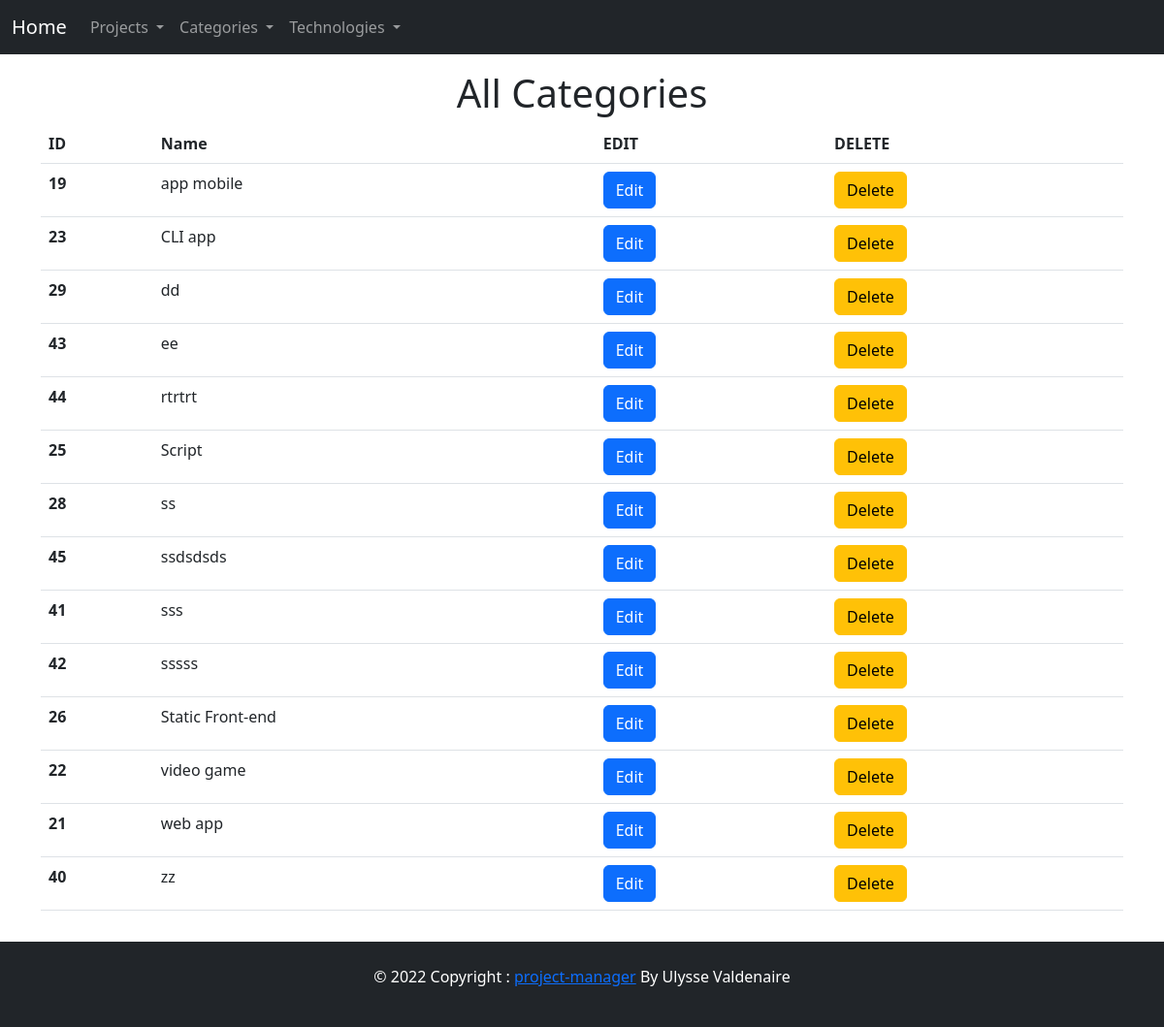
The page /categories on the database as committed earlier.
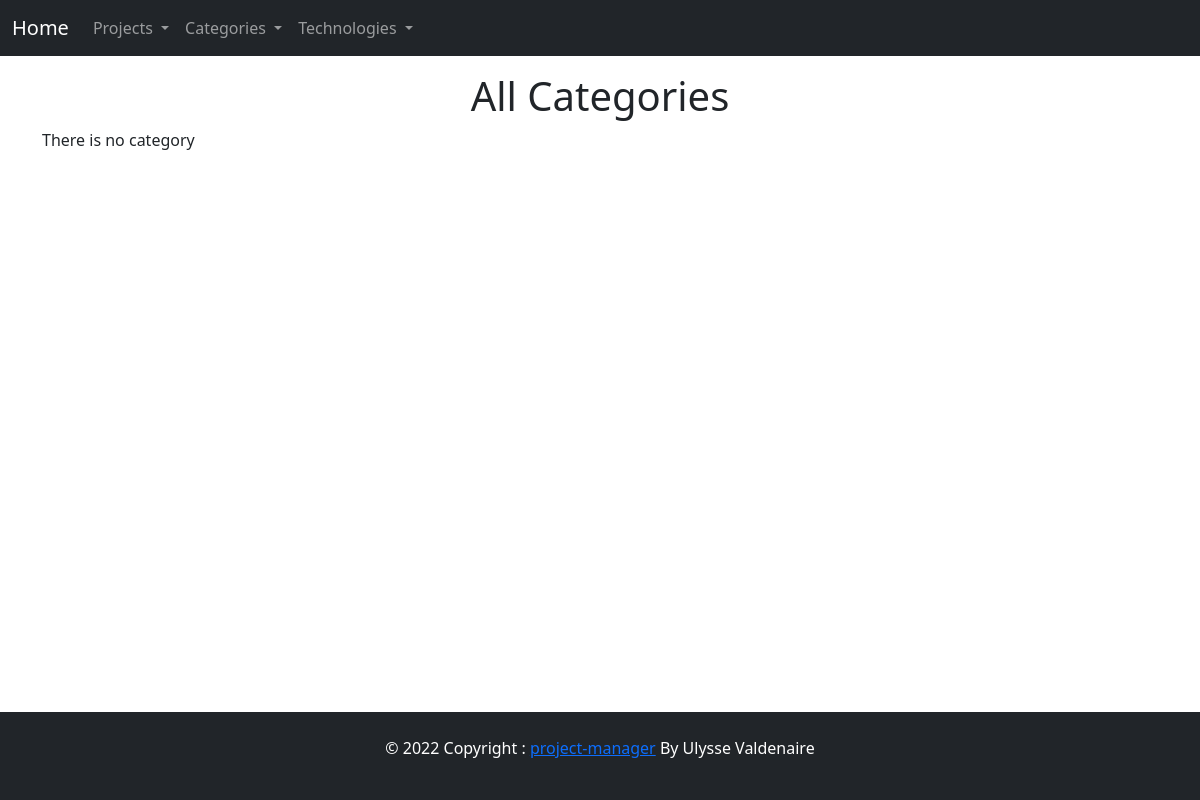
The same page on the database as committed later.
### tables this page shows
CREATE TABLE IF NOT EXISTS `categories` (
  `id_category` int(11) NOT NULL AUTO_INCREMENT,
  `name` varchar(50) DEFAULT NULL,
  PRIMARY KEY (`id_category`) USING BTREE,
  UNIQUE KEY `name` (`name`) USING BTREE
);

### App/Core/Render.php (called while the page is built, shortened)
<?php
class Render
{
    private string $viewPath;
    public function __construct(string $viewPath, ?array $args = [])
    {
        $this->viewPath = $viewPath;
    }
    public function view(): string
    {
        require BASE_VIEW_PATH . 'layouts\header.php';
        require BASE_VIEW_PATH . $this->viewPath . '.php';
        require BASE_VIEW_PATH . 'layouts\footer.php';
        return ob_get_clean();
    }
    public function __toString(): string
    {
        return $this->view();
    }
}

### public/index.php (called while the page is built, shortened)
<?php
$router = new Router();
$router->get('/', ['App\Controllers\ProjectController', 'index']);
$router->get('/projects', ['App\Controllers\ProjectController', 'index']);
$router->get('/projects/details', ['App\Controllers\ProjectController', 'details']);
$router->get('/projects/create', ['App\Controllers\ProjectController', 'create']);
$router->post('/projects/create', ['App\Controllers\ProjectController', 'create']);
$router->get('/projects/in-progress', ['App\Controllers\ProjectController', 'getProjectsInProgress']);
$router->get('/projects/portfolio', ['App\Controllers\ProjectController', 'getProjectsPortfolio']);
$router->get('/projects/commit-portfolio', ['App\Controllers\ProjectController', 'commitPortfolio']);
$router->get('/projects/edit', ['App\Controllers\ProjectController', 'edit']);
$router->post('/projects/edit', ['App\Controllers\ProjectController', 'edit']);
$router->post('/projects/delete', ['App\Controllers\ProjectController', 'delete']);
$router->get('/api/projects/all', ['App\Controllers\ProjectController', 'apiGetAllProjects']);
$router->get('/api/projects/category', ['App\Controllers\ProjectController', 'apiGetProjectsByCategory']);
$router->get('/api/projects/status', ['App\Controllers\ProjectController', 'apiGetProjectsByStatus']);
$router->get('/api/projects/single-project', ['App\Controllers\ProjectController', 'getSingleProjectJSON']);
$router->post('/api/projects/edit', ['App\Controllers\ProjectController', 'apiEdit']);
$router->get('/categories', ['App\Controllers\CategoryController', 'index']);
$router->get('/categories/index', ['App\Controllers\CategoryController', 'index']);
$router->get('/categories/create', ['App\Controllers\CategoryController', 'create']);
$router->post('/categories/create', ['App\Controllers\CategoryController', 'create']);
$router->get('/categories/edit', ['App\Controllers\CategoryController', 'edit']);
$router->post('/categories/edit', ['App\Controllers\CategoryController', 'edit']);
$router->post('/categories/delete', ['App\Controllers\CategoryController', 'delete']);
$router->get('/techs', ['App\Controllers\TechController', 'index']);
$router->get('/techs/all', ['App\Controllers\TechController', 'index']);
$router->get('/techs/create', ['App\Controllers\TechController', 'create']);
$router->post('/techs/create', ['App\Controllers\TechController', 'create']);
$router->get('/techs/edit', ['App\Controllers\TechController', 'edit']);
$router->post('/techs/edit', ['App\Controllers\TechController', 'edit']);
$router->post('/techs/delete', ['App\Controllers\TechController', 'delete']);
(new App($router, ["method" => $_SERVER["REQUEST_METHOD"], "uri" => $_SERVER["REQUEST_URI"]]))->run();

### App/Controllers/CategoryController.php (called while the page is built, shortened)
<?php
class CategoryController extends Controller
{
    public function __construct()
    {
        $this->model = new Category();
    }
    public function index(): Render
    {
        $allCategories = $this->model->selectAll();
        return Render::make("categories/index", compact("allCategories", "titlePage"));
    }
}

### App/Core/Database/Config.php (called while the page is built, shortened)
<?php
class Config
{
    private static $instance;
    public static array $dbConfig;
    private function __construct()
    {
        self::$dbConfig['db_name'] = "projects-manager-prod";
        self::$dbConfig['db_type'] = "mysql";
        self::$dbConfig['db_host'] = "localhost";
        self::$dbConfig['db_user'] = "root";
        self::$dbConfig['db_password'] = "";
    }
    private static function init(): self
    {
        if (is_null(self::$instance)) {
            self::$instance = new self();
        }
        return self::$instance;
    }
    public static function getValue(string $key): string
    {
        return self::$dbConfig[$key];
    }
}

### App/Core/Database/Database.php (called while the page is built, shortened)
<?php
class Database
{
    private ?PDO $PDOInstance = null;
    private static ?self $instance = null;
    private function __construct()
    {
        try {
            $string = Config::getValue('db_type') . ":host=" . Config::getValue('db_host') . ";dbname=" . Config::getValue('db_name');
            $this->PDOInstance  = new PDO($string, Config::getValue('db_user'), Config::getValue('db_password'), [
                PDO::ATTR_ERRMODE => PDO::ERRMODE_EXCEPTION
            ]);
        } catch (Exception $e) {
            echo "an error";
        }
    }
    public static function getInstance(): self
    {
        if (is_null(self::$instance)) {
            self::$instance = new Database();
        }
        return self::$instance;
    }
    public function read(string $query,  array $data = array()): array
    {
        $statement = $this->PDOInstance->prepare($query);
        $statement->execute($data);
        return $statement->fetchAll(PDO::FETCH_OBJ);
    }
}

### App/Models/Category.php (called while the page is built, shortened)
<?php
class Category extends Model
{
    public function __construct()
    {
        $this->db = Database::getInstance();
        $this->table = "categories";
    }
}

### App/Models/Model.php (called while the page is built, shortened)
<?php
abstract class Model
{
    protected Database $db;
    protected string $table;
    public function selectAll(): array
    {
        $query = "SELECT * FROM $this->table";
        return $this->db->read($query);
    }
}

### App/Router/Router.php (called while the page is built, shortened)
<?php
class Router
{
    private array $routes = [];
    public function register(string $path, callable|array $action, string $requestedMethod): void
    {
        $this->routes[$requestedMethod][$path] = $action;
    }
    public function resolve(string $method, string $uri): mixed
    {
        $path = explode('?', $uri)[0];
        $action = $this->routes[$method][$path] ?? null;
        if (is_array($action)) {
            [$class, $classMethod] = $action;
            if (class_exists($class) && method_exists($class, $classMethod)) {
                $controller = new $class();
                return call_user_func_array([$controller, $classMethod], []);
            }
        }
    }
}

### App/views/categories/index.php (the view, shortened to what the changed rows need)
<div class="row">
    <div class="col-12">
        <h1 class="text-center">All Categories</h1>
    </div>
</div>
<div class="row">
    <div class="col-12">
        <?php if (!$allCategories): ?>
            <p>There is no category</p>
        <?php else: ?>
            <table class="table">
                <thead>
                    <tr>
                        <th scope="col">ID</th>
                        <th scope="col">Name</th>
                        <th scope="col">EDIT</th>
                        <th scope="col">DELETE</th>
                    </tr>
                </thead>
                <tbody>
                    <?php foreach ($allCategories as $category): ?>
                        <tr>
                            <th scope="row">
                                <?= $category->id_category ?>
                            </th>
                            <td>
                                <?= $category->name ?>
                            </td>
                            <td><a href="/categories/edit?id=<?= $category->id_category ?>" class="btn btn-primary">Edit</a>
                            </td>
                            <td>
                                <form action="/categories/delete" method="POST"
                                    onsubmit="return confirm('Are you sure you want to delete this category ?')">
                                    <input type="submit" class="btn btn-warning" value="Delete" name="deleteCategory">
                                </form>
                            </td>
                        </tr>
                    <?php endforeach; ?>
                </tbody>
            </table>
        <?php endif; ?>
    </div>
</div>

Rows that differ between the two databases and show on the page:
removed categories: id_category "19", name "app mobile"
removed categories: id_category "23", name "CLI app"
removed categories: id_category "29", name "dd"
removed categories: id_category "43", name "ee"
removed categories: id_category "44", name "rtrtrt"
removed categories: id_category "25", name "Script"
removed categories: id_category "28", name "ss"
removed categories: id_category "45", name "ssdsdsds"
removed categories: id_category "41", name "sss"
removed categories: id_category "42", name "sssss"
removed categories: id_category "26", name "Static Front-end"
removed categories: id_category "22", name "video game"
removed categories: id_category "21", name "web app"
removed categories: id_category "40", name "zz"
Other text that changed with them:
text no longer shown: "ID Name EDIT DELETE"
text now shown: "There is no category"
